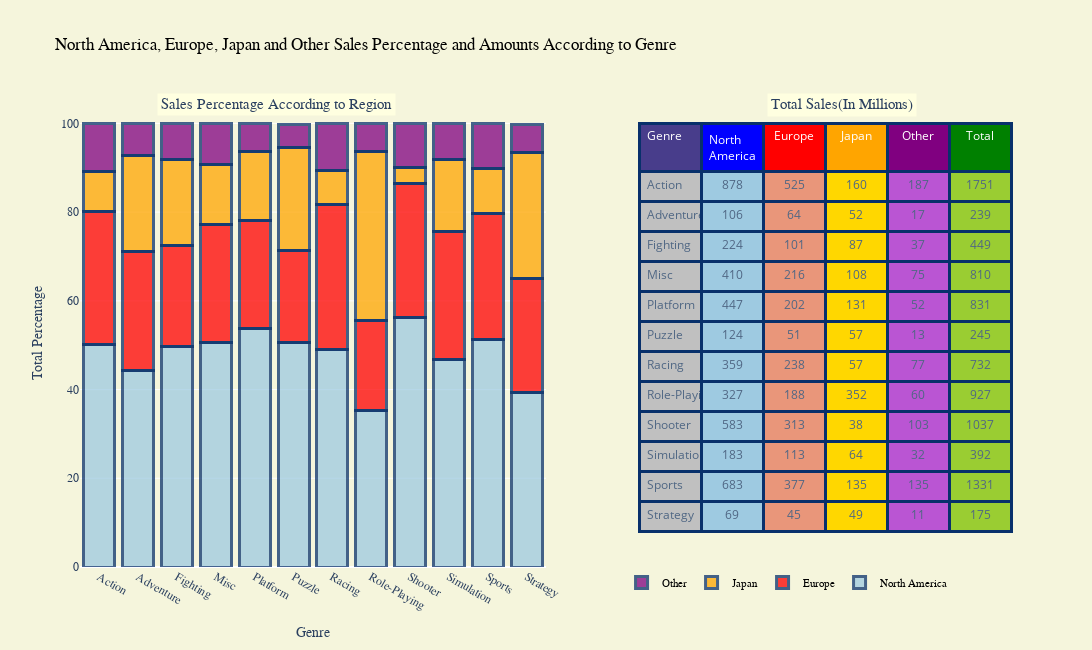

The notebook cell this image was saved under:
### Code cell
x=genre.Genre
NA_Perce=list(genre["NA_Sales"]/genre["Global_Sales"]*100)
EU_Perce=list(genre["EU_Sales"]/genre["Global_Sales"]*100)
JP_Perce=list(genre["JP_Sales"]/genre["Global_Sales"]*100)
Other_Perce=list(genre["Other_Sales"]/genre["Global_Sales"]*100)

trace1 = go.Bar(
    x=x,
    y=NA_Perce,
    name="North America",
    xaxis='x2' , yaxis='y2',
    marker=dict(
        color='rgb(158,202,225)',
        line=dict(color='rgb(8,48,107)',
                  width=3),
    ),
    opacity=0.75
)
trace2 = go.Bar(
    x=x,
    y=EU_Perce,
    name="Europe",
    xaxis='x2' , yaxis='y2',
    marker=dict(
        color='red',
        line=dict(color='rgb(8,48,107)',
                  width=3),
    ),
    opacity=0.75
)
trace3 = go.Bar(
    x=x,
    y=JP_Perce,
    name="Japan",
    xaxis='x2' , yaxis='y2',
    marker=dict(
        color='orange',
        line=dict(color='rgb(8,48,107)',
                  width=3),
    ),
    opacity=0.75
)
trace4 = go.Bar(
    x=x,
    y=Other_Perce,
    name="Other",
    xaxis='x2' , yaxis='y2',
    marker=dict(
        color='purple',
        line=dict(color='rgb(8,48,107)',
                  width=3),
    ),
    opacity=0.75
)
trace5=go.Table(
  header = dict(
    values = table_data.columns,
    line = dict(color = 'rgb(8,48,107)',width=3),
    fill = dict(color = ["darkslateblue","blue","red", "orange","purple","green"]),
    align = ['left','center'],
    font = dict(color = 'white', size = 12),
     height=30,
  ),
  cells = dict(
    values = [table_data.Genre,round(table_data["North America"]),round(table_data["Europe"]), round(table_data["Japan"]), round(table_data["Other"]),round(table_data["Total"])],
    height=30,
    line = dict(color = 'rgb(8,48,107)',width=3),
    fill = dict(color = ["silver","rgb(158,202,225)","darksalmon", "gold","mediumorchid","yellowgreen"]),
    align = ['left', 'center'],
    font = dict(color = '#506784', size = 12)),
    domain=dict(x=[0.60,1],y=[0,0.95]),
)

data = [trace1, trace2,trace3,trace4,trace5]
layout = go.Layout(barmode='stack',autosize=False,width=1200,height=650,
                legend=dict(x=.58, y=0,orientation="h",font=dict(family='Courier New, monospace',size=11,color='#000'),
                           bgcolor='beige', bordercolor='beige', borderwidth=1),
                title='North America, Europe, Japan and Other Sales Percentage and Amounts According to Genre',
                titlefont=dict(family='Courier New, monospace',size=17,color='black'),
                xaxis2=dict(domain=[0, 0.50],anchor="y2", title='Genre',titlefont=dict(family='Courier New, monospace'),tickfont=dict(family='Courier New, monospace')), yaxis2=dict( domain=[0, 1],anchor='x2',title="Total Percentage",titlefont=dict(family='Courier New, monospace'),tickfont=dict(family='Courier New, monospace')),
                paper_bgcolor='beige',plot_bgcolor='beige',
                annotations=[ dict( text='Sales Percentage According to Region',x=0.08,y=1.02,xref="paper",yref="paper",showarrow=False,font=dict(size=15,family="Courier New, monospace"),bgcolor="lightyellow",borderwidth=5),dict( text='Total Sales(In Millions)',x=0.9,y=1.02,xref="paper",yref="paper",showarrow=False,font=dict(size=15,family='Courier New, monospace'),bgcolor="lightyellow",borderwidth=5)],
              
                  )
fig = go.Figure(data=data, layout=layout)
fig.show()

### Figure 1 — Plotly figure (JSON) as saved in the notebook; plotly's stock layout.template omitted (floating-point values rounded to 4 significant figures)
{"data": [{"marker": {"color": "rgb(158,202,225)", "line": {"color": "rgb(8,48,107)", "width": 3}}, "name": "North America", "opacity": 0.75, "type": "bar", "x": ["Action", "Adventure", "Fighting", "Misc", "Platform", "Puzzle", "Racing", "Role-Playing", "Shooter", "Simulation", "Sports", "Strategy"], "xaxis": "x2", "y": [50.13, 44.26, 49.81, 50.65, 53.77, 50.53, 49.1, 35.29, 56.16, 46.74, 51.34, 39.23], "yaxis": "y2"}, {"marker": {"color": "red", "line": {"color": "rgb(8,48,107)", "width": 3}}, "name": "Europe", "opacity": 0.75, "type": "bar", "x": ["Action", "Adventure", "Fighting", "Misc", "Platform", "Puzzle", "Racing", "Role-Playing", "Shooter", "Simulation", "Sports", "Strategy"], "xaxis": "x2", "y": [29.98, 26.83, 22.57, 26.67, 24.25, 20.73, 32.57, 20.28, 30.2, 28.91, 28.31, 25.89], "yaxis": "y2"}, {"marker": {"color": "orange", "line": {"color": "rgb(8,48,107)", "width": 3}}, "name": "Japan", "opacity": 0.75, "type": "bar", "x": ["Action", "Adventure", "Fighting", "Misc", "Platform", "Puzzle", "Racing", "Role-Playing", "Shooter", "Simulation", "Sports", "Strategy"], "xaxis": "x2", "y": [9.134, 21.78, 19.46, 13.3, 15.73, 23.4, 7.744, 37.99, 3.69, 16.24, 10.17, 28.24], "yaxis": "y2"}, {"marker": {"color": "purple", "line": {"color": "rgb(8,48,107)", "width": 3}}, "name": "Other", "opacity": 0.75, "type": "bar", "x": ["Action", "Adventure", "Fighting", "Misc", "Platform", "Puzzle", "Racing", "Role-Playing", "Shooter", "Simulation", "Sports", "Strategy"], "xaxis": "x2", "y": [10.7, 7.032, 8.171, 9.299, 6.205, 5.123, 10.56, 6.428, 9.899, 8.037, 10.14, 6.487], "yaxis": "y2"}, {"cells": {"align": ["left", "center"], "fill": {"color": ["silver", "rgb(158,202,225)", "darksalmon", "gold", "mediumorchid", "yellowgreen"]}, "font": {"color": "#506784", "size": 12}, "height": 30, "line": {"color": "rgb(8,48,107)", "width": 3}, "values": [["Action", "Adventure", "Fighting", "Misc", "Platform", "Puzzle", "Racing", "Role-Playing", "Shooter", "Simulation", "Sports", "Strategy"], [878, 106, 224, 410, 447, 124, 359, 327, 583, 183, 683, 69], [525, 64, 101, 216, 202, 51, 238, 188, 313, 113, 377, 45], [160, 52, 87, 108, 131, 57, 57, 352, 38, 64, 135, 49], [187, 17, 37, 75, 52, 13, 77, 60, 103, 32, 135, 11], [1751, 239, 449, 810, 831, 245, 732, 927, 1037, 392, 1331, 175]]}, "domain": {"x": [0.6, 1], "y": [0, 0.95]}, "header": {"align": ["left", "center"], "fill": {"color": ["darkslateblue", "blue", "red", "orange", "purple", "green"]}, "font": {"color": "white", "size": 12}, "height": 30, "line": {"color": "rgb(8,48,107)", "width": 3}, "values": ["Genre", "North America", "Europe", "Japan", "Other", "Total"]}, "type": "table"}], "layout": {"annotations": [{"bgcolor": "lightyellow", "borderwidth": 5, "font": {"family": "Courier New, monospace", "size": 15}, "showarrow": false, "text": "Sales Percentage According to Region", "x": 0.08, "xref": "paper", "y": 1.02, "yref": "paper"}, {"bgcolor": "lightyellow", "borderwidth": 5, "font": {"family": "Courier New, monospace", "size": 15}, "showarrow": false, "text": "Total Sales(In Millions)", "x": 0.9, "xref": "paper", "y": 1.02, "yref": "paper"}], "autosize": false, "barmode": "stack", "height": 650, "legend": {"bgcolor": "beige", "bordercolor": "beige", "borderwidth": 1, "font": {"color": "#000", "family": "Courier New, monospace", "size": 11}, "orientation": "h", "x": 0.58, "y": 0}, "paper_bgcolor": "beige", "plot_bgcolor": "beige", "title": {"font": {"color": "black", "family": "Courier New, monospace", "size": 17}, "text": "North America, Europe, Japan and Other Sales Percentage and Amounts According to Genre"}, "width": 1200, "xaxis2": {"anchor": "y2", "domain": [0, 0.5], "tickfont": {"family": "Courier New, monospace"}, "title": {"font": {"family": "Courier New, monospace"}, "text": "Genre"}}, "yaxis2": {"anchor": "x2", "domain": [0, 1], "tickfont": {"family": "Courier New, monospace"}, "title": {"font": {"family": "Courier New, monospace"}, "text": "Total Percentage"}}}}
